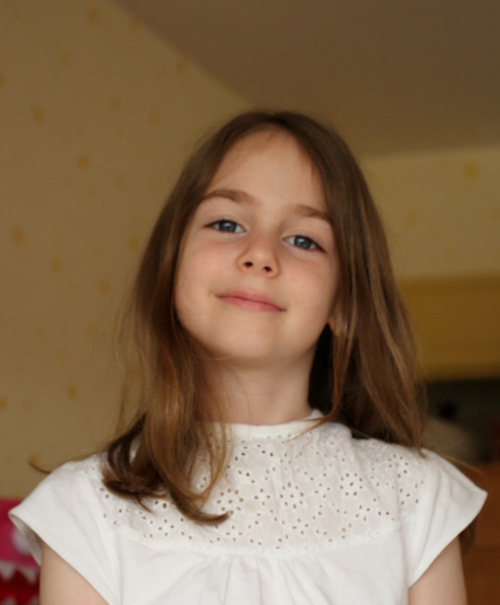
#> input picture src/ch3/2_face/girl.jpg, 1000 x 1209 px (shown at 1/2 size)
$ python rotate-test.py
#> lines starting #> are read from the running program, lines starting #| are printed output that depends on the picture
# 2018-10-18
# p.138
# rotate-test.py

import matplotlib.pyplot as plt
import cv2
from scipy import ndimage

# 検出器と画像の読み込み
cascade_file = "haarcascade_frontalface_alt.xml"
cascade = cv2.CascadeClassifier(cascade_file)
img = cv2.imread("girl.jpg")
#> img is the input picture: shape (1209, 1000, 3); mean B, G, R 79.7, 106.6, 132.2

# 顔検出を実行し、印をつける
def face_detect(img):
    img_gray = cv2.cvtColor(img, cv2.COLOR_BGR2GRAY)
    face_list = cascade.detectMultiScale(img_gray, minSize=(350,350))
    # 認識した部分に印をつける
    for (x,y,w,h) in face_list:
        print("顔の座標=", x, y, w, h)
        red = (0, 0, 255)
        cv2.rectangle(img, (x, y), (x+w, y+h), red, thickness=30)

# 角度毎に検証する
for i in range(0, 9):
    ang = i * 10
    print("---" + str(ang) + "---")
    img_r = ndimage.rotate(img, ang) # scipyのモジュール。回転させるやつ。
    face_detect(img_r)

    # 画像の表示設定
    plt.subplot(3, 3, i + 1) # 行, 列, 何番目
    plt.axis("off")
    plt.title("angle=" + str(ang)) # タイトルも設定できる
    plt.imshow(cv2.cvtColor(img_r, cv2.COLOR_BGR2RGB))
#> this loop made 9 passes
#> face_list in face_detect on passes 1 to 4: [[306, 297, 431, 431]], [[379, 371, 443, 443]], [[438, 432, 433, 433]], [[492, 481, 412, 412]]
#> pass 1, in face_detect, `img_gray = cv2.cvtColor(img, cv2.COLOR_BGR2GRAY)`:
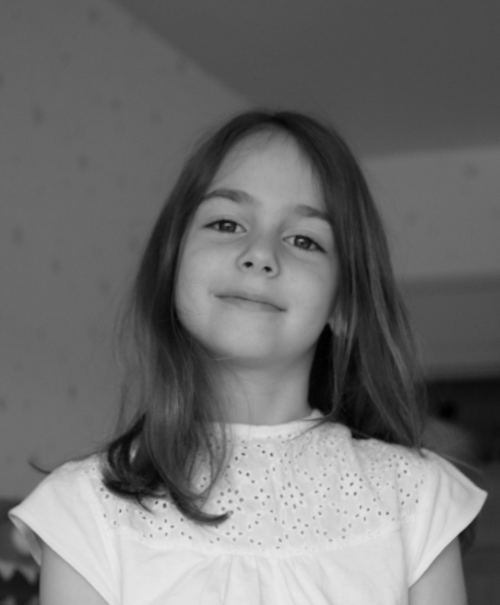
#> img_gray: shape (1209, 1000) (shown at 1/2 size); min 0, max 234, mean 111.2
#> pass 2, `img_r = ndimage.rotate(img, ang)`:
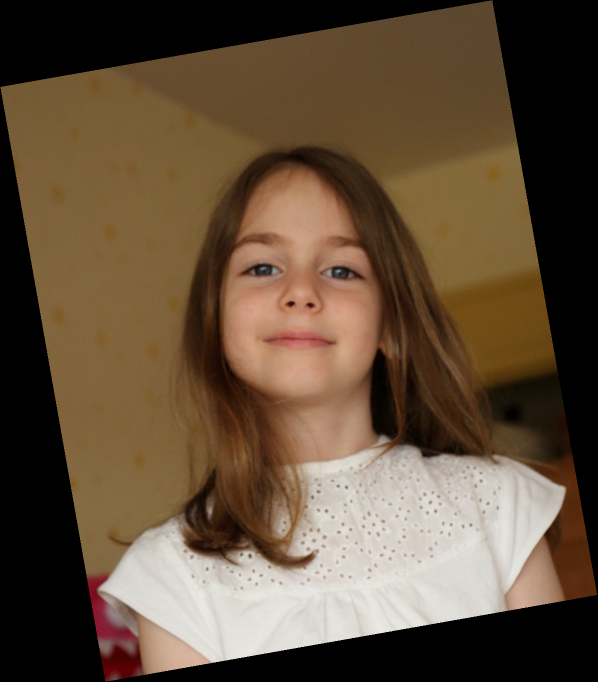
#> img_r: shape (1364, 1195, 3) (shown at 1/2 size); mean B, G, R 59, 79, 97.9
#> pass 2, in face_detect (call 2), `img_gray = cv2.cvtColor(img, cv2.COLOR_BGR2GRAY)`:
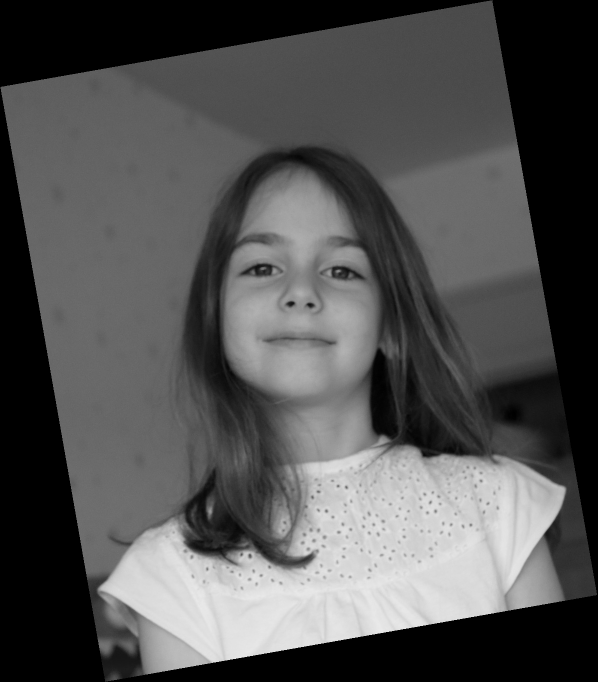
#> img_gray: shape (1364, 1195) (shown at 1/2 size); min 0, max 234, mean 82.4
#> pass 3, `img_r = ndimage.rotate(img, ang)`:
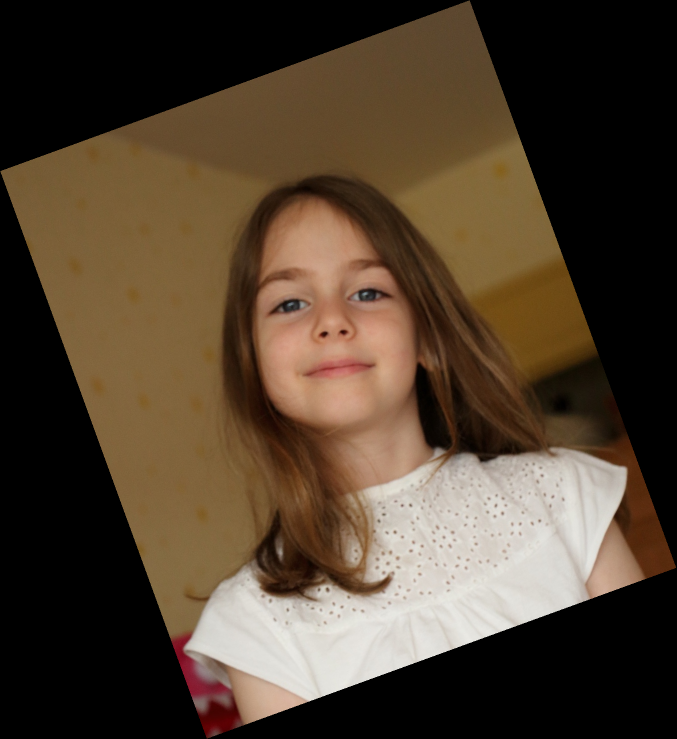
#> img_r: shape (1478, 1353, 3) (shown at 1/2 size); mean B, G, R 48.1, 64.4, 79.8
#> after the loop:
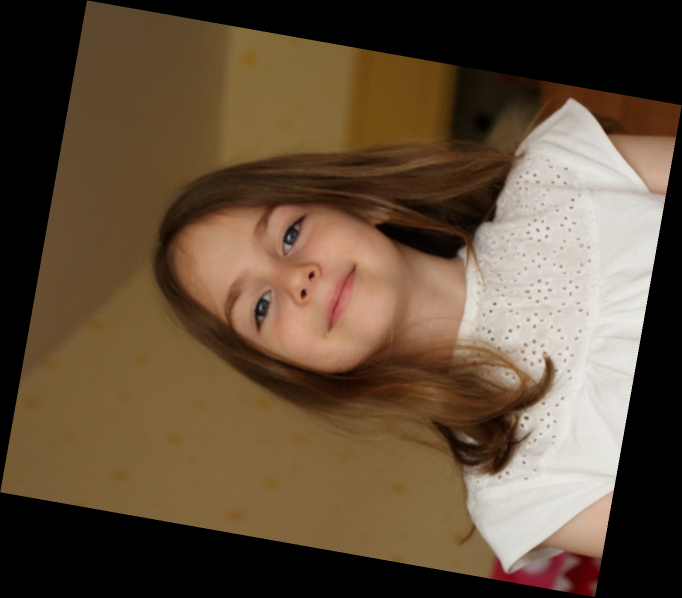
#> img_r: shape (1195, 1364, 3) (shown at 1/2 size); mean B, G, R 59, 79, 97.9

plt.show()
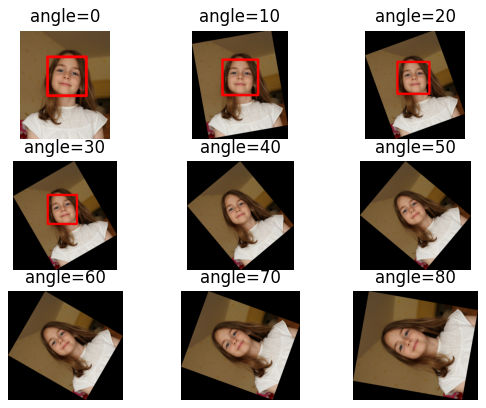
#> figure drawn by matplotlib, 9 panels

# メモ
# pyplot便利。
#
# OpenCV便利。顔検出できる。cascade_fileほかにもいろいろある。
# 明度情報はグレースケールしてから取得

$ run again, with src/ch3/2_face/cat.jpg copied over src/ch3/2_face/girl.jpg
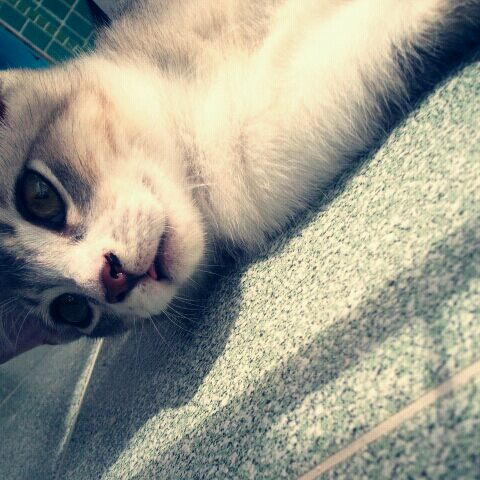
#> input picture src/ch3/2_face/cat.jpg, 480 x 480 px
#> img is the input picture: shape (480, 480, 3); mean B, G, R 140.2, 154, 154
#> the loop `for i in range(0, 9):` made 9 passes
#> pass 1, in face_detect, `img_gray = cv2.cvtColor(img, cv2.COLOR_BGR2GRAY)`:
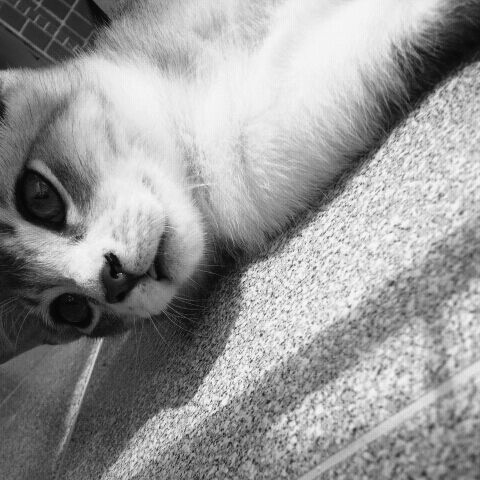
#> img_gray: shape (480, 480); min 2, max 252, mean 152.4
#> after the loop `for i in range(0, 9):`:
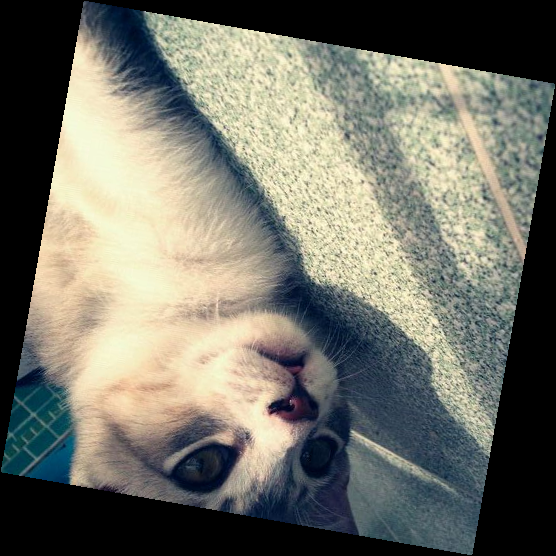
#> img_r: shape (556, 556, 3); mean B, G, R 104.1, 114.4, 114.4

$ run again, with src/ch3/2_face/family.jpg copied over src/ch3/2_face/girl.jpg
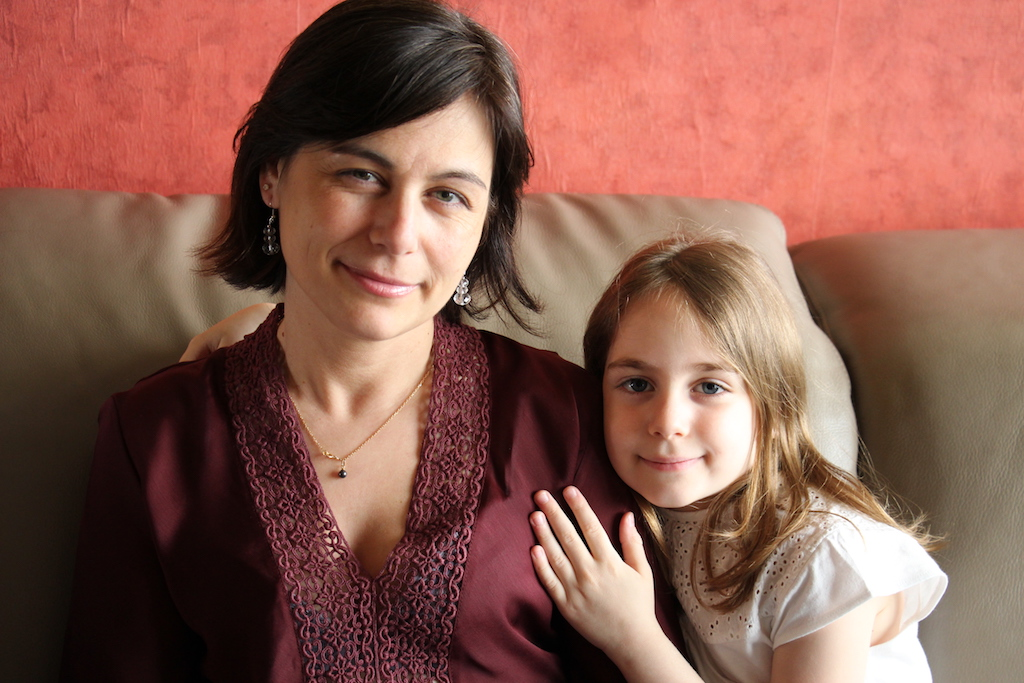
#> input picture src/ch3/2_face/family.jpg, 1024 x 683 px
#> img is the input picture: shape (683, 1024, 3); mean B, G, R 81.1, 93.8, 140
#> the loop `for i in range(0, 9):` made 9 passes
#> pass 1, in face_detect, `img_gray = cv2.cvtColor(img, cv2.COLOR_BGR2GRAY)`:
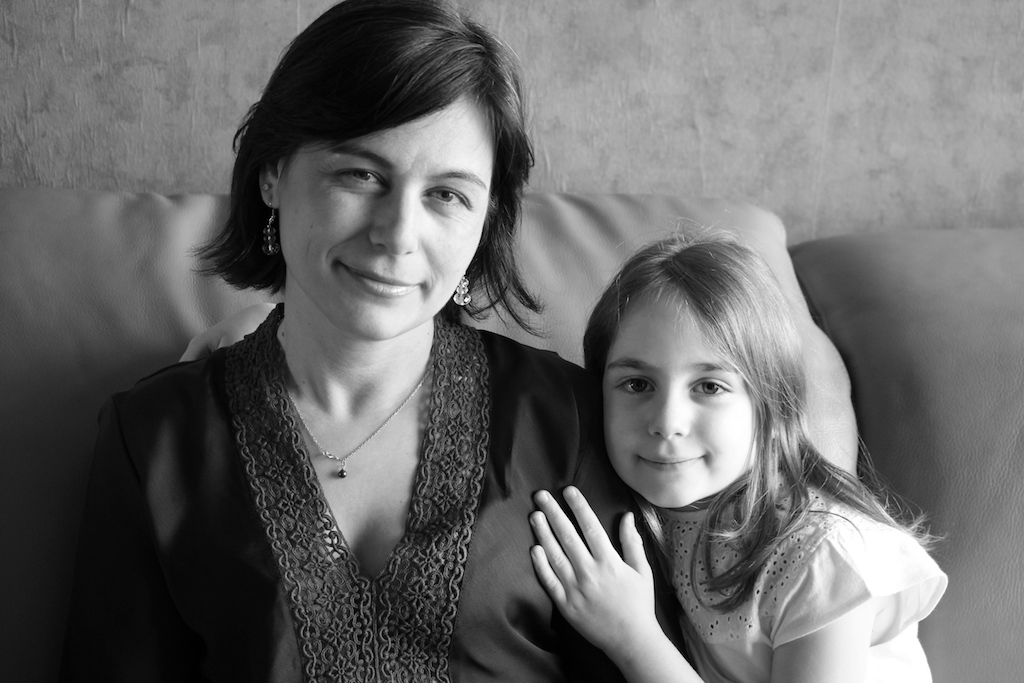
#> img_gray: shape (683, 1024); min 0, max 255, mean 106.2
#> after the loop `for i in range(0, 9):`:
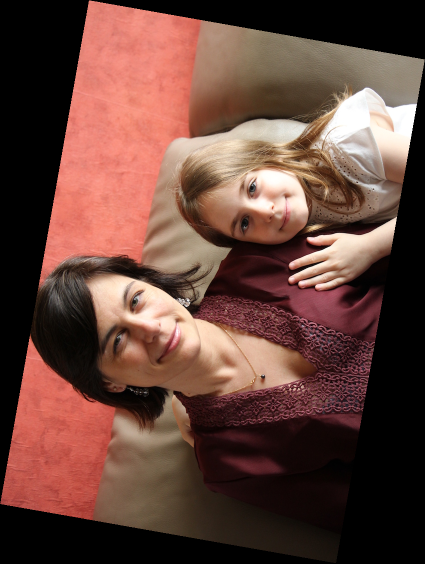
#> img_r: shape (1127, 850, 3) (shown at 1/2 size); mean B, G, R 59.1, 68.3, 101.9

$ run again, with src/ch3/2_face/yoko.jpg copied over src/ch3/2_face/girl.jpg
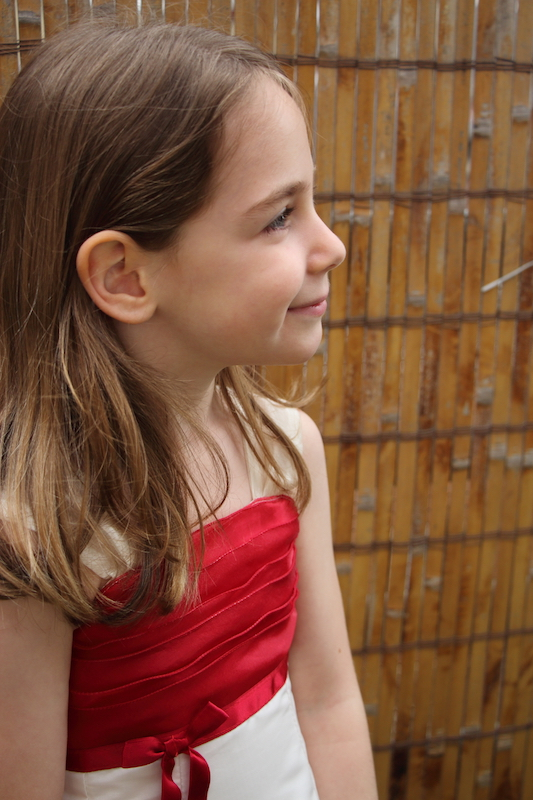
#> input picture src/ch3/2_face/yoko.jpg, 533 x 800 px
#> img is the input picture: shape (800, 533, 3); mean B, G, R 63, 86.2, 129.4
#> the loop `for i in range(0, 9):` made 9 passes
#> pass 1, in face_detect, `img_gray = cv2.cvtColor(img, cv2.COLOR_BGR2GRAY)`:
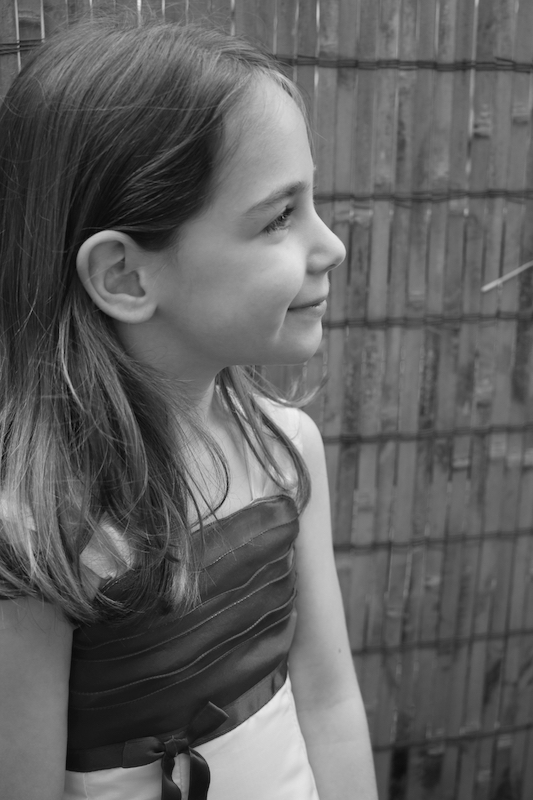
#> img_gray: shape (800, 533); min 3, max 240, mean 96.5
#> after the loop `for i in range(0, 9):`:
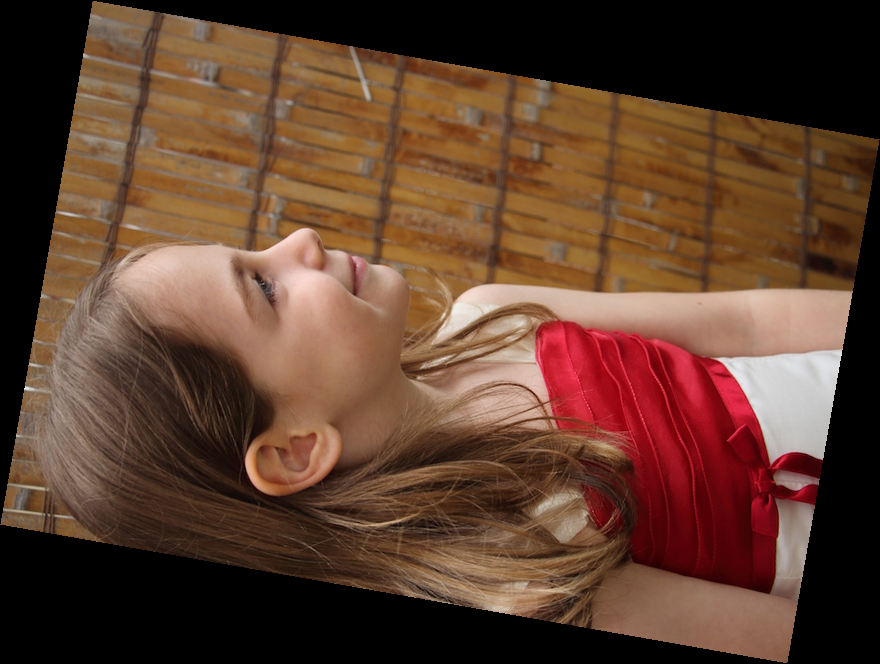
#> img_r: shape (664, 880, 3); mean B, G, R 45.8, 62.7, 94.2
